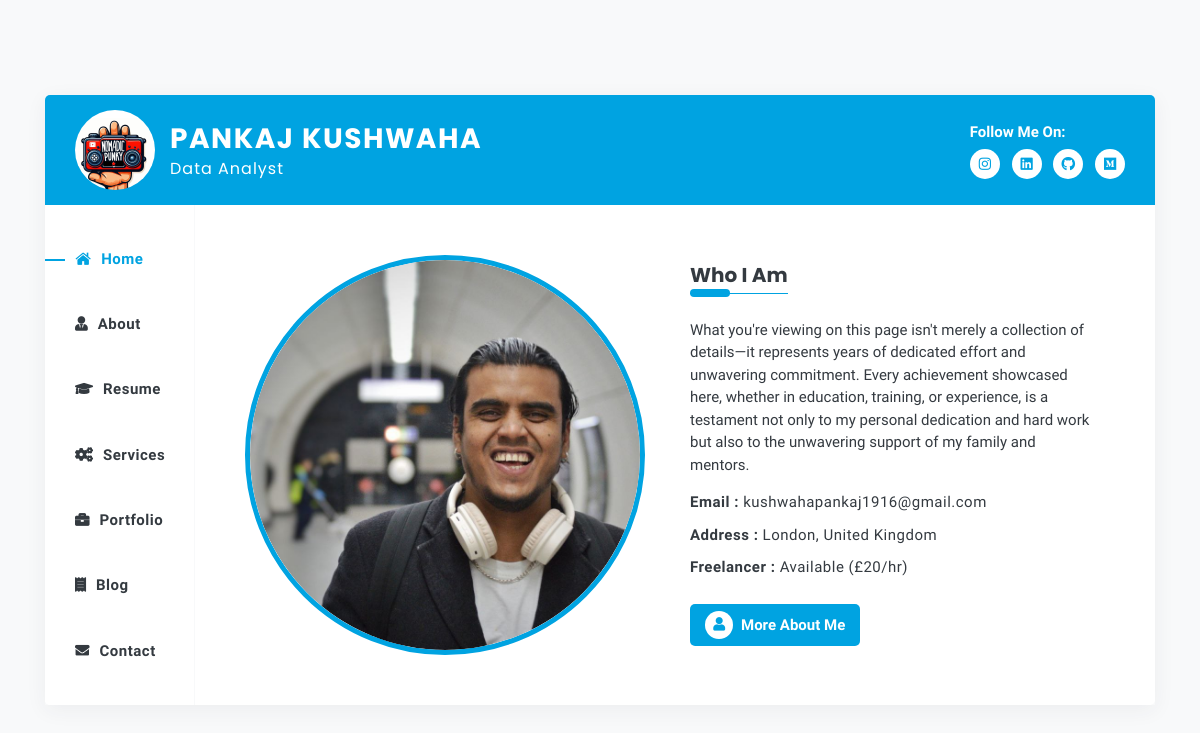
/, run on an earlier commit of the app's database.
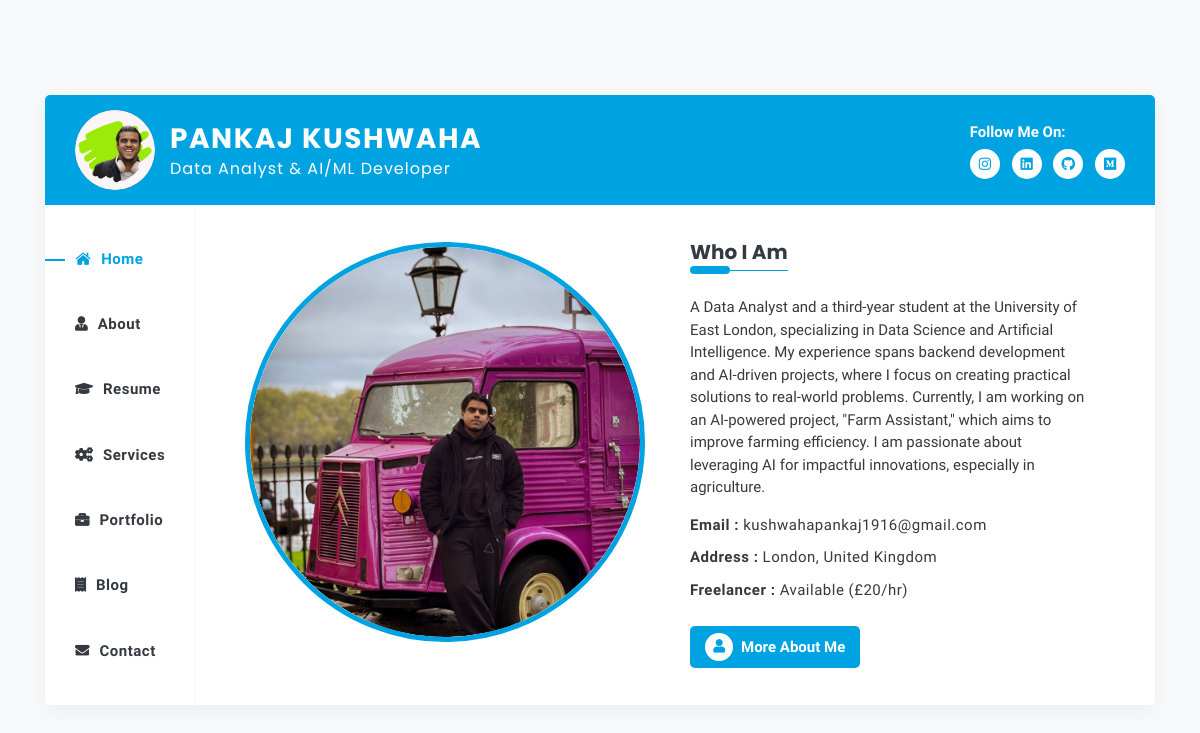
And on a later commit of the database.
### index/models.py (models this page shows, shortened)
class Profile(models.Model):
    name = models.CharField(max_length=100)
    image = models.ImageField(upload_to='profile_images/')
    designation = models.CharField(max_length=100)
    class Meta:
        verbose_name = "Profile"
        verbose_name_plural = "Profile"

class Person(models.Model):
    profile = models.OneToOneField(Profile, on_delete=models.CASCADE, related_name='person')
    image = models.ImageField(upload_to='person_images/')
    description = models.TextField()
    phone = models.CharField(max_length=20)
    email = models.EmailField()
    address = models.CharField(max_length=200)
    freelancer = models.BooleanField(default=True)  # Assuming this indicates availability
    class Meta:
        verbose_name = "Person"
        verbose_name_plural = "Person"

### index/views.py (the view)
# urls.py: path('', views.index, name='index'),
def index(request):
    profile = Profile.objects.first()
    person = Person.objects.first()
    about = About.objects.first()
    testomonials = Testimonial.objects.all()
    education = Education.objects.all()
    experience = Experience.objects.all()
    first_four_technical_skills = TechnicalSkill.objects.all()[:5]
    next_four_technical_skills = TechnicalSkill.objects.all()[5:10]
    first_four_non_technical_skills = NonTechnicalSkill.objects.all()[:5]
    next_four_non_technical_skills = NonTechnicalSkill.objects.all()[5:10]
    mycv = MyCV.objects.all()
    services = Service.objects.all()
    portfolio = Portfolio.objects.all()
    category = Category.objects.all()
    print(category)
    blogs = BlogPost.objects.filter(is_published=True).order_by('-publish_date')
    context = {
        'profile': profile,
        'person': person,
        'about': about,
        'testomonials': testomonials,
        'education': education,
        'experience': experience,
        'first_four_technical_skills': first_four_technical_skills,
        'next_four_technical_skills': next_four_technical_skills,
        'first_four_non_technical_skills': first_four_non_technical_skills,
        'next_four_non_technical_skills': next_four_non_technical_skills,
        'mycv': mycv,
        'services': services,
        'portfolio': portfolio,
        'category': category,
        'blogs': blogs
    }
    return render(request, 'frontend/index.html', context)

### templates/frontend/index.html (shortened to what this page needs)
{% load static %}
<!doctype html>
<html lang="en">
<head>
    <link rel="stylesheet" href="{% static 'assets/css/all.css' %}">
    <link rel="stylesheet" href="{% static 'assets/css/elegant-font-icons.css' %}">
    <link rel="stylesheet" href="{% static 'assets/css/bootstrap.min.css' %}">
    <link rel="stylesheet" href="{% static 'assets/css/magnific-popup.css' %}">
    <link rel="stylesheet" href="{% static 'assets/css/owl.carousel.css' %}">
    <link rel="stylesheet" href="{% static 'assets/css/style.css' %}">
    <link rel="stylesheet" href="{% static 'assets/css/colors/color-1.css' %}">
</head>
<body data-spy="scroll" data-target="#scrollspy" data-offset="1">
    <div class="page">
        <div class="bg">
            <ul class="bg-circles">
            </ul>
        </div>
        <div class="info-tab-area">
            <div class="container">
                <div class="info-tab-section">
                    <div class="header d-flex align-items-center">
                        <div class="container">
                            <div class="row">
                                <div class="col-12">
                                    <div class="profile d-flex align-items-center">
                                        {% if profile %}
                                        <div class="d-flex align-items-center">
                                            <a href="{% url 'index' %}">
                                                <img src="{{ profile.image.url }}" alt="">
                                            </a>
                                            <a class="desc" href="{% url 'index' %}">
                                                <h3 class="text-white mb-0">{{ profile.name }}</h3>
                                                <h6 class="text-white mb-0">{{ profile.designation }}</h6>
                                            </a>
                                        </div>
                                        {% endif %}
                                        <div class="social-links ml-auto">
                                            <p class="text-white mb-5">Follow Me On:</p>
                                            <ul class="list-inline">
                                                <li><a href="https://www.instagram.com/nomadic.punky/" target="_blank" class="text-white"><i class="fab fa-instagram"></i></a></li>
                                                <li><a href="https://www.linkedin.com/in/kushwahapankaj/" target="_blank" class="text-white"><i class="fab fa-linkedin"></i></a></li>
                                                <li><a href="https://github.com/kushwaha-pankaj" target="_blank" class="text-white"><i class="fab fa-github"></i></a></li>
                                                <li><a href="https://kushwahapankaj.medium.com/" target="_blank" class="text-white"><i class="fab fa-medium"></i></a></li>
                                            </ul>
                                        </div>
                                    </div>
                                </div>
                            </div>
                        </div>
                    </div>
                    <div class="info-tab">
                        <ul class="nav nav-tabs" id="myTab" role="tablist">
                            <li class="nav-item">
                                <a class="nav-link active" id="home-tab" data-toggle="tab" href="#home" role="tab" aria-controls="home" aria-selected="true">
                                    <span> <i class="fas fa-home"></i></span>
                                    <span>Home</span>
                                </a>
                            </li>
                            <li class="nav-item">
                                <a class="nav-link" id="about-tab" data-toggle="tab" href="#about" role="tab" aria-controls="about" aria-selected="false">
                                    <span><i class="fas fa-user-tie"></i></span>
                                    <span> About</span>
                                </a>
                            </li>
                            <li class="nav-item">
                                <a class="nav-link" id="resume-tab" data-toggle="tab" href="#resume" role="tab" aria-controls="resume" aria-selected="false">
                                    <span><i class="fas fa-graduation-cap"></i></span>
                                    <span>Resume</span>
                                </a>
                            </li>
                            <li class="nav-item">
                                <a class="nav-link" id="services-tab" data-toggle="tab" href="#services" role="tab" aria-controls="services" aria-selected="false">
                                    <span><i class="fas fa-cogs"></i></span>
                                    <span>services</span>
                                </a>
                            </li>
                            <li class="nav-item">
                                <a class="nav-link" id="portfolio-tab" data-toggle="tab" href="#portfolio" role="tab" aria-controls="portfolio" aria-selected="false">
                                    <span><i class="fas fa-briefcase"></i></span>
                                    <span>Portfolio</span>
                                </a>
                            </li>
                            <li class="nav-item">
                            <a class="nav-link" href="https://kushwahapankaj.medium.com/" target="_blank">
                                    <span><i class="fas fa-receipt"></i></span>
                                    <span>Blog</span>
                                </a>
                            </li>
                            <li class="nav-item">
                                <a class="nav-link" id="contact-tab" data-toggle="tab" href="#contact" role="tab" aria-controls="contact" aria-selected="false">
                                    <span><i class="fas fa-envelope"></i></span>
                                    <span>Contact</span>
                                </a>
                            </li>
                        </ul>
                        <div class="tab-content" id="myTabContent">
                            {% include "frontend/includes/home.html" %}
                        </div>
                    </div>
                </div>
            </div>
        </div>
    </div>
</body>
</html>

### templates/frontend/includes/home.html (shortened to what this page needs)
{% load static %}
{% if person %}
{% load static %}
<div class="tab-pane fade show active" id="home" role="tabpanel" aria-labelledby="home-tab">
    <div class="home-area d-flex align-items-center">
        <div class="home section">
            <div class="row">
                <div class="col-lg-6">
                    <div class="hero circular-image">
                        <div class="circular-image-inner" style="background-image: url('{{ person.image.url }}')"></div>
                    </div>
                </div>
                <div class="col-lg-6 d-flex align-items-center">
                    <div class="content">
                        <div class="section-title">
                            <h5>Who I Am</h5>
                        </div>
                        <p class="max-width-400 text-dark mb-15">{{ person.description }}</p>
                        <ul class="info list-inline mb-15">
                            <li class="text-dark"><span class="font-w-700">Email :</span><a href="mailto:{{ person.email }}" class="text-dark"> {{ person.email }}</a></li>
                            <li class="text-dark"><span class="font-w-700">Address :</span> {{ person.address }}</li>
                            <li class="text-dark"><span class="font-w-700">Freelancer :</span> {% if person.freelancer %} Available (£20/hr) {% else %} Not Available {% endif %}</li>
                        </ul>
                        <a href="#about" class="btn-custom" >
                            <span><i class="fas fa-user"></i></span>
                            <span>More about me</span>
                        </a>
                    </div>
                </div>
            </div>
        </div>
    </div>
</div>
{% endif %}

### templates/frontend/includes/about.html (shortened to what this page needs)
{% load static %}

### templates/frontend/includes/resume.html (shortened to what this page needs)
{% load static %}

### templates/frontend/includes/services.html (shortened to what this page needs)
{% load static %}

### templates/frontend/includes/portfolio.html (shortened to what this page needs)
{% load static %}

### templates/frontend/includes/blog.html (shortened to what this page needs)
{% load static %}

### templates/frontend/includes/contact.html (shortened to what this page needs)
{% load static %}

### static/assets/css/all.css (style rules this page uses)
.fa, .fas, .far, .fal, .fab { -moz-osx-font-smoothing: grayscale; -webkit-font-smoothing: antialiased; display: inline-block; font-style: normal; font-variant: normal; text-rendering: auto; line-height: 1; }
.fa-briefcase:before { content: "\f0b1"; }
.fa-cogs:before { content: "\f085"; }
.fa-envelope:before { content: "\f0e0"; }
.fa-github:before { content: "\f09b"; }
.fa-graduation-cap:before { content: "\f19d"; }
.fa-home:before { content: "\f015"; }
.fa-instagram:before { content: "\f16d"; }
.fa-linkedin:before { content: "\f08c"; }
.fa-medium:before { content: "\f23a"; }
.fa-receipt:before { content: "\f543"; }
.fa-user:before { content: "\f007"; }
.fa-user-tie:before { content: "\f508"; }
.fab { font-family: 'Font Awesome 5 Brands'; }
.fa, .fas { font-family: 'Font Awesome 5 Free'; font-weight: 900; }

### static/assets/css/colors/color-1.css (style rules this page uses)
:root { --color:#00a3e1; }
.base-color, .btn-custom span:first-child i, .nav .nav-item .nav-link.active, .nav .nav-item .nav-link.active i,.header .profile .social-links ul li i,.about .bio .social-links li i ,.services .item:hover .circle i,.services .item .circle i ,.pricing .content .price h3 span, portfolio .item .image:hover .overly .details a i:hover, .blog-single .data i:hover, .blog-single .data span:hover, .widget-categories ul a:hover,.widget-categories ul .badge-pill:hover, .portfolio .item .image:hover .overly .details a i:hover, .pagination li a { color: var(--color); }
.bg-base-color, .section-title:after, .section-title:before,.section-sub-title:after , .btn-custom,::-webkit-scrollbar-thumb, ::-webkit-scrollbar-thumb:hover, .page-single .info-tab .back, .nav .nav-item .nav-link:after, .btn-toggler span ,.btn-toggler span:after, .btn-toggler span:before,.header, .testimonials .item .content .icon,.testimonials .item .content .author .dot, .testimonials .owl-dot.active span ,.resume .timeline .item:after, .resume .skills .skill-item .skill-progress .skill-progress-bar,.portfolio-single .features li:after, .blog .item .content .date a,.pagination li.active, .pagination li:hover, .widget-search .search-form .submit-btn,.loading .circle, .home .hero-9:after, .home .hero-11:before, .home .hero-12:after { background-color: var(--color); }

### templates/frontend/includes/home.html (style rules this page uses)
.circular-image { width: 400px; height: 400px; border-radius: 50%; overflow: hidden; border: 5px solid #00A3E1; position: relative; }
.circular-image-inner { width: 100%; height: 100%; background-size: cover; background-position: center; border-radius: 50%; }

What changed in the data, as far as the page shows it:
changed Profile "PANKAJ KUSHWAHA": image: a different picture; designation "Data Analyst" → "Data Analyst & AI/ML Developer"
changed Person "kushwahapankaj1916@gmail.com": image: a different picture; description "What you're viewing on this page isn't merely a collection of details—it represents years of dedicated effort and unwavering commitment. Every achievement showcased here, whether in education, training, or experience, is a testament not only to my personal dedication and hard work but also to the unwavering support of my family and mentors." → "A Data Analyst and a third-year student at the University of East London, specializing in Data Science and Artificial Intelligence. My experience spans backend development and AI-driven projects, where I focus on creating practical solutions to real-world problems. Currently, I am working on an AI-powered project, \"Farm Assistant,\" which aims to improve farming efficiency. I am passionate about leveraging AI for impactful innovations, especially in agriculture."
